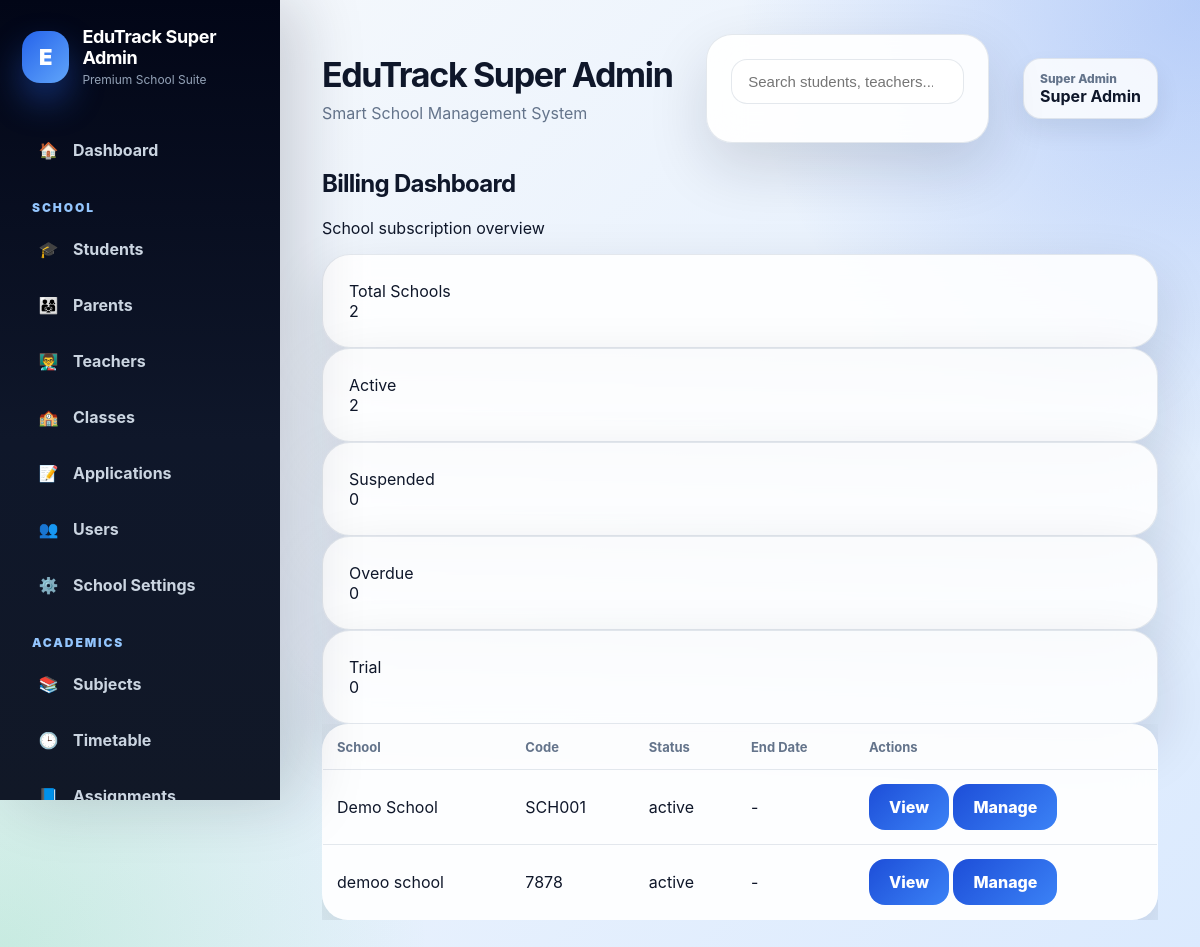
/billing_dashboard (signed in), run on an earlier commit of the app's database.
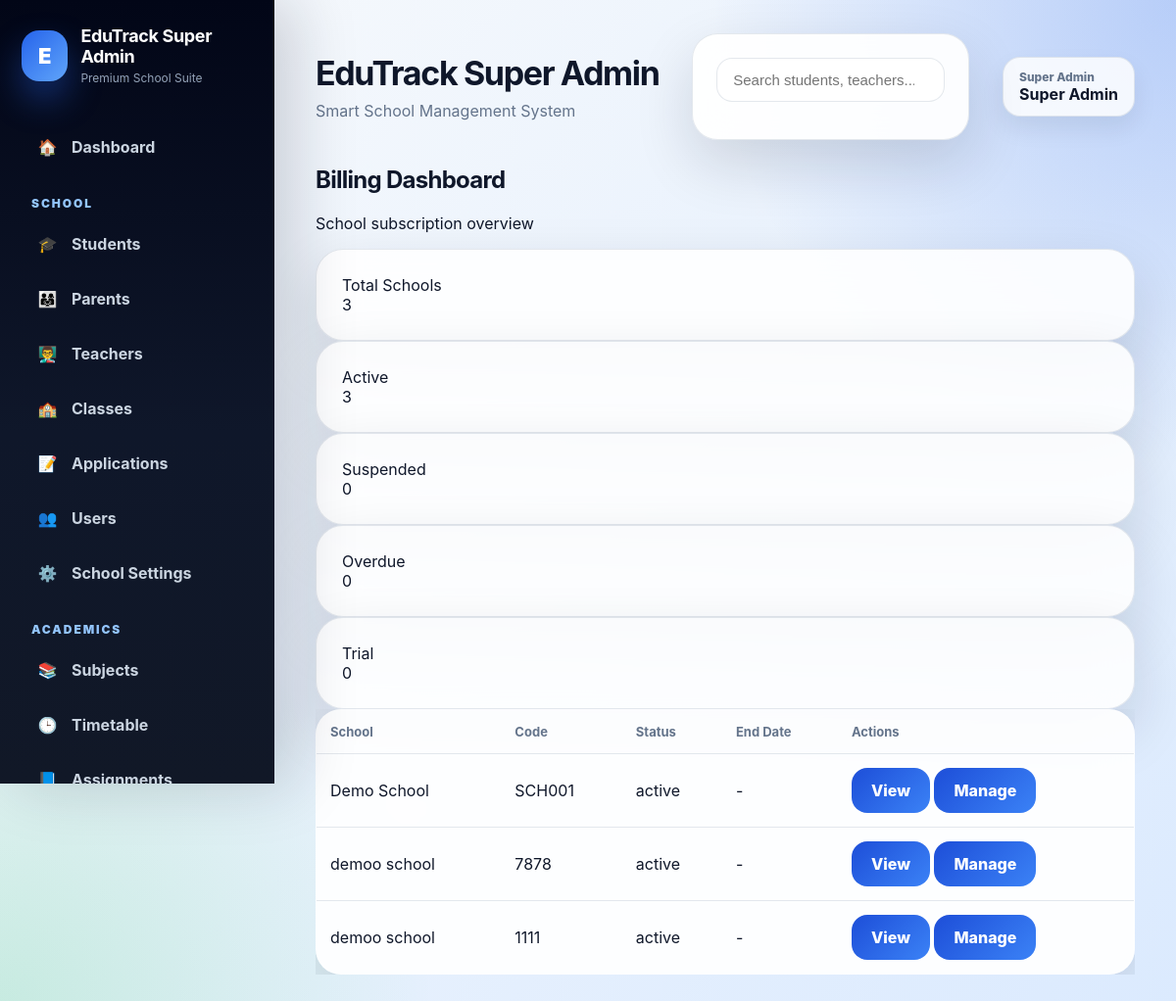
And on a later commit of the database.
### tables this page shows
CREATE TABLE schools (
            id INTEGER PRIMARY KEY AUTOINCREMENT,
            school_name TEXT NOT NULL,
            school_code TEXT UNIQUE NOT NULL
        , is_active INTEGER DEFAULT 1, subscription_status TEXT DEFAULT 'active', subscription_end_date TEXT, logo_url TEXT);

### routes/admin.py (the view)
    @app.route("/billing_dashboard")
    @login_required
    @roles_required("super_admin")
    def billing_dashboard():
        schools = fetch_all("SELECT * FROM schools ORDER BY school_name")
        summary = {
            "total_schools": len(schools),
            "active_schools": 0,
            "suspended_schools": 0,
            "overdue_schools": 0,
            "trial_schools": 0
        }
        processed = []
        today = datetime.now().date()
        for school in schools:
            end_date = parse_date_safe(row_get(school, "subscription_end_date"))
            overdue = bool(end_date and end_date < today)
            status = row_get(school, "subscription_status", "active") or "active"
            if overdue:
                status = "overdue"
            if status == "active":
                summary["active_schools"] += 1
            elif status == "suspended":
                summary["suspended_schools"] += 1
            elif status == "overdue":
                summary["overdue_schools"] += 1
            elif status == "trial":
                summary["trial_schools"] += 1
            processed.append({
                "id": school["id"],
                "school_name": school["school_name"],
                "school_code": school["school_code"],
                "subscription_status": status,
                "subscription_end_date": row_get(school, "subscription_end_date"),
                "is_active": row_get(school, "is_active", 1),
            })
        return render_template(
            "billing_dashboard.html",
            schools=processed,
            summary=summary
        )

### app.py (called while the page is built)
@app.after_request
def add_security_headers(response):
    response.headers["X-Frame-Options"] = "DENY"
    response.headers["X-Content-Type-Options"] = "nosniff"
    response.headers["Referrer-Policy"] = "strict-origin-when-cross-origin"
    return response

### utils/auth.py (called while the page is built, shortened)
def login_required(f):
    @wraps(f)
    def wrapper(*args, **kwargs):
        if "user_id" not in session:
            flash("Please log in first.", "warning")
            return redirect(url_for("login"))
        school_id = session.get("school_id")
        role = session.get("role")
        return f(*args, **kwargs)
    return wrapper

def roles_required(*allowed_roles):
    def decorator(f):
        @wraps(f)
        def wrapper(*args, **kwargs):
            if "user_id" not in session:
                flash("Please log in first.", "warning")
                return redirect(url_for("login"))
            role = session.get("role")
            return f(*args, **kwargs)
        return wrapper
    return decorator

### utils/db.py (called while the page is built)
def is_postgres():
    return os.environ.get("DATABASE_URL") is not None

def convert_query(query: str) -> str:
    if is_postgres():
        return query.replace("?", "%s")
    return query

### templates/billing_dashboard.html (shortened to what this page needs)
{% extends "base_premium.html" %}
{% block content %}
<div class="page-header">
    <div>
        <h2 class="page-title">Billing Dashboard</h2>
        <p class="page-subtitle">School subscription overview</p>
    </div>
</div>
<div class="dashboard-grid premium-stats-grid">
    <div class="stats-card premium-card students-card">
        <div class="stats-card-label">Total Schools</div>
        <div class="stats-card-value">{{ summary.total_schools }}</div>
    </div>
    <div class="stats-card premium-card teachers-card">
        <div class="stats-card-label">Active</div>
        <div class="stats-card-value">{{ summary.active_schools }}</div>
    </div>
    <div class="stats-card premium-card users-card">
        <div class="stats-card-label">Suspended</div>
        <div class="stats-card-value">{{ summary.suspended_schools }}</div>
    </div>
    <div class="stats-card premium-card fees-card">
        <div class="stats-card-label">Overdue</div>
        <div class="stats-card-value">{{ summary.overdue_schools }}</div>
    </div>
    <div class="stats-card premium-card schools-card">
        <div class="stats-card-label">Trial</div>
        <div class="stats-card-value">{{ summary.trial_schools }}</div>
    </div>
</div>
<div class="table-card">
    <div class="table-responsive">
        <table>
            <thead>
                <tr>
                    <th>School</th>
                    <th>Code</th>
                    <th>Status</th>
                    <th>End Date</th>
                    <th>Actions</th>
                </tr>
            </thead>
            <tbody>
                {% for school in schools %}
                <tr>
                    <td>{{ school.school_name }}</td>
                    <td>{{ school.school_code }}</td>
                    <td>{{ school.subscription_status }}</td>
                    <td>{{ school.subscription_end_date or '-' }}</td>
                    <td>
                        <a href="{{ url_for('school_profile', school_id=school.id) }}" class="btn btn-secondary btn-sm">View</a>
                        <a href="{{ url_for('update_school_subscription', school_id=school.id) }}" class="btn btn-primary btn-sm">Manage</a>
                    </td>
                </tr>
                {% else %}
                <tr>
                    <td colspan="5">No schools found.</td>
                </tr>
                {% endfor %}
            </tbody>
        </table>
    </div>
</div>
{% endblock %}

What changed in the data, as far as the page shows it:
added schools: school_name "demoo school", school_code "1111", subscription_status "active", subscription_end_date "-"
Also different on the page:
{{ summary.total_schools }}: "2" → "3"
{{ summary.active_schools }}: "2" → "3"
